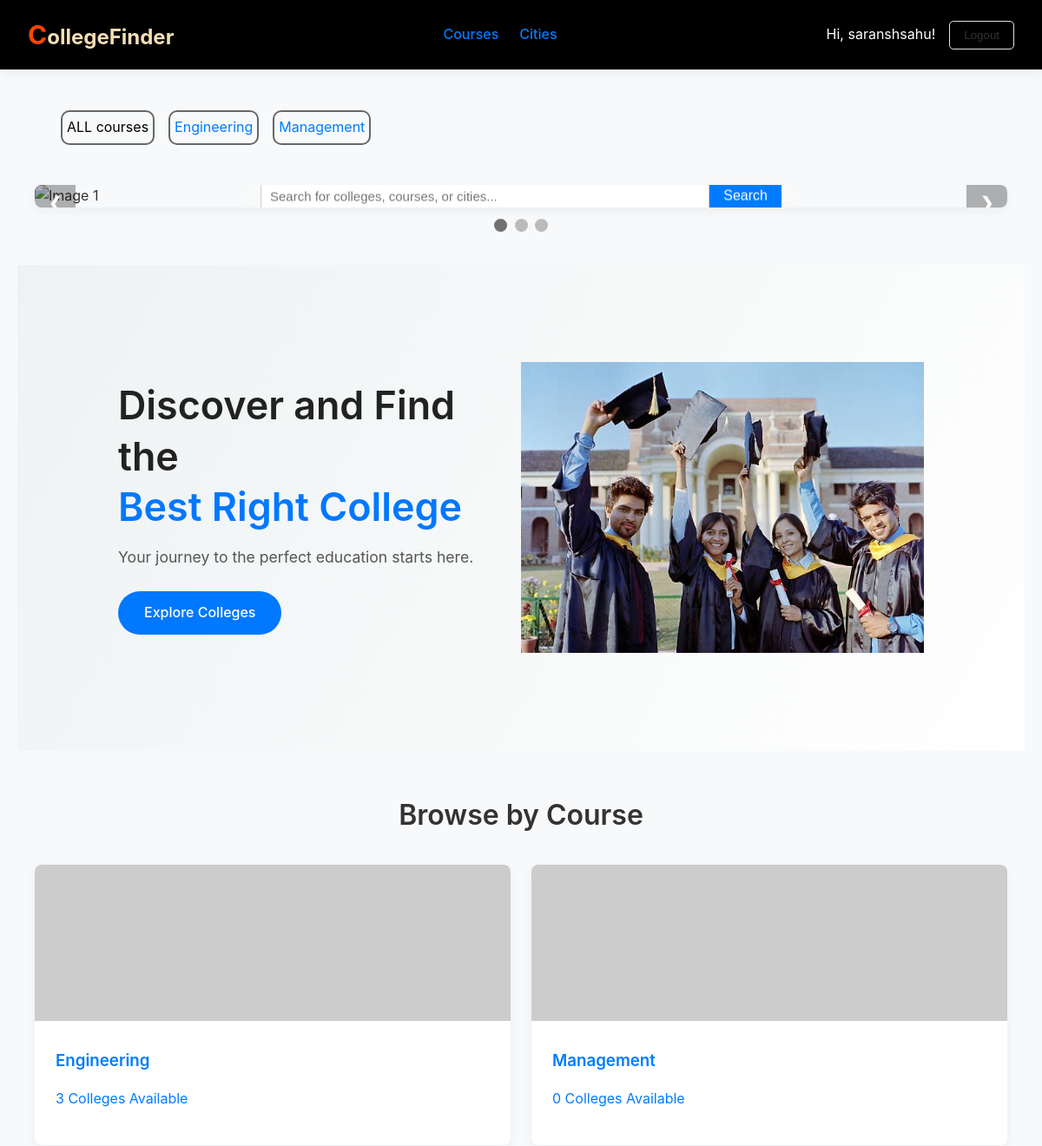
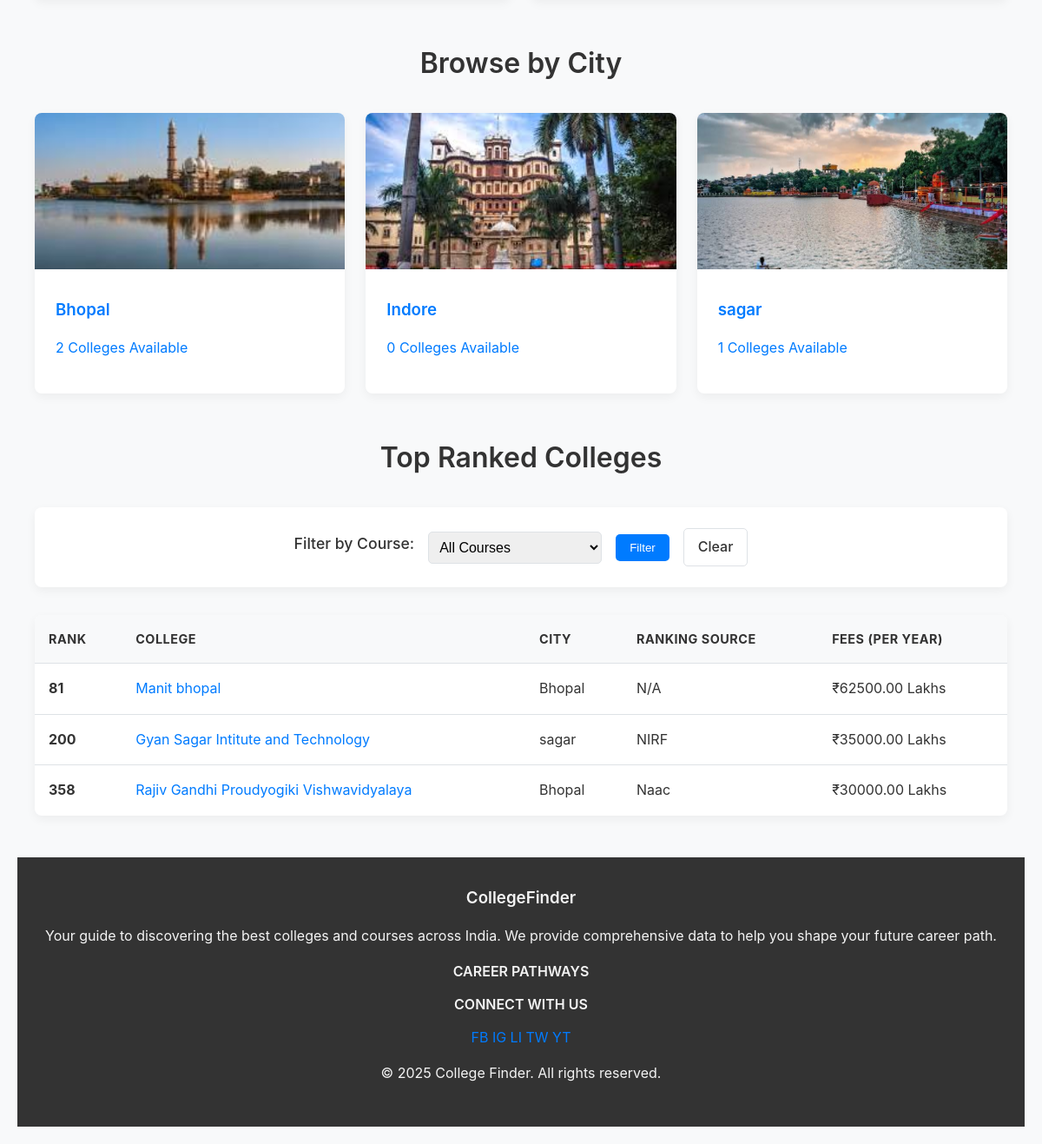
The app's page / (signed in) with its own data (2 pictures, top to bottom).
### colleges/models.py (models this page shows, shortened)
class Course(models.Model):
    name = models.CharField(max_length=100, unique=True)
    duration_in_years = models.CharField(max_length=20) # e.g., "3 Years", "4 Years"
    average_fees = models.DecimalField(max_digits=10, decimal_places=2, help_text="Average fees in Lakhs (e.g., 5.50)")
    description = models.TextField(blank=True, null=True)

class City(models.Model):
    name = models.CharField(max_length=100, unique=True)
    image = models.ImageField(upload_to='city_images/', null=True, blank=True)
    class Meta:
        verbose_name_plural = "Cities"

class College(models.Model):
    COLLEGE_TYPE_CHOICES = [
        ('GOVT', 'Government'),
        ('PVT', 'Private'),
        ('SEMI', 'Semi-Government'),
    ]
    name = models.CharField(max_length=255)
    city = models.ForeignKey(City, on_delete=models.CASCADE, related_name='colleges')
    rank = models.PositiveIntegerField(null=True, blank=True, help_text="NIRF or other ranking")
    rank_source = models.CharField(max_length=100, null=True, blank=True, help_text="e.g., NIRF, India Today, Outlook")
    courses = models.ManyToManyField(Course, related_name='colleges')
    fees_per_year = models.DecimalField(max_digits=10, decimal_places=2, help_text="Fees in Lakhs (e.g., 2.2)")
    image = models.ImageField(upload_to='college_images/', null=True, blank=True)
    area = models.CharField(max_length=150, blank=True, null=True, help_text="e.g., 'South Delhi'")
    college_type = models.CharField(max_length=4, choices=COLLEGE_TYPE_CHOICES, default='PVT')
    description = models.TextField(blank=True, null=True, help_text="A detailed description of the college")
    COLLEGE_TYPE_CHOICES = [
        ('GOVT', 'Government'),
        ('PVT', 'Private'),
        ('SEMI', 'Semi-Government'),
    ]
    name = models.CharField(max_length=255)
    city = models.ForeignKey(City, on_delete=models.CASCADE, related_name='colleges')
    rank = models.PositiveIntegerField(null=True, blank=True, help_text="NIRF or other ranking")
    courses = models.ManyToManyField(Course, related_name='colleges')
    fees_per_year = models.DecimalField(max_digits=10, decimal_places=2, help_text="Fees in Lakhs (e.g., 2.2)")
    image = models.ImageField(upload_to='college_images/', null=True, blank=True)
    area = models.CharField(max_length=150, blank=True, null=True, help_text="e.g., 'South Delhi'")
    college_type = models.CharField(max_length=4, choices=COLLEGE_TYPE_CHOICES, default='PVT')
    description = models.TextField(blank=True, null=True, help_text="A detailed description of the college")

### colleges/views.py (the view)
# urls.py: path('', views.home_view, name='home'),
@login_required # Add this line
def home_view(request):
    selected_course_id = request.GET.get('course_filter')
    college_list = College.objects.filter(rank__isnull=False)
    if selected_course_id:
        college_list = college_list.filter(courses__id=selected_course_id)
    top_colleges = college_list.order_by('rank')[:10]
    courses_for_cards = Course.objects.all()[:6]
    all_courses_for_filter = Course.objects.all()
    cities = City.objects.all()
    context = {
        'courses': courses_for_cards,
        'cities': cities,
        'top_colleges': top_colleges,
        'all_courses': all_courses_for_filter,
        'selected_course_id': selected_course_id,
    }
    return render(request, 'index.html', context)

### templates/index.html (shortened to what this page needs)
{% extends 'base.html' %}
{% load static %}
{% block content %}
<div class="course-box">
            <ul class="course-list">
                <li>
                    <div class="course-item">ALL courses</div>
                </li>
                {% for course in courses %}
                <li>
                   <div style="--animation-order: {{ forloop.counter }};" class="course-item">
                    <a href="{% url 'course_detail' course.id %}" class="course-list-item">
                        {{ course.name }}
                    </a>
                </div>
                </li>
                {% endfor %}
            </ul>
        </div>
        <div class="container">
            <div class="slider-container">
            <form class="overlay-content" action="{% url 'search' %}" method="GET">
                <input type="text" name="q" placeholder="Search for colleges, courses, or cities..." required>
                <button type="submit" class="btn btn-primary">Search</button>
            </form>
            <div class="slide fade">
                <img src="https://encrypted-tbn0.gstatic.com/images?q=tbn:ANd9GcTuivd8QIQ88bACJxgDSs0BNPipd-0l1dKBdg&s" alt="Image 1" style="width:100%">
            </div>
            <a class="prev" onclick="plusSlides(-1)">&#10094;</a>
            <a class="next" onclick="plusSlides(1)">&#10095;</a>
        </div>
        <div class="dots-container">
            <span class="dot" onclick="currentSlide(1)"></span>
            <span class="dot" onclick="currentSlide(2)"></span>
            <span class="dot" onclick="currentSlide(3)"></span>
        </div>
    </div>
    <section class="hero-section">
  <div class="hero-left">
    <div class="hero-content">
      <h1>Discover and Find the <br> <span>Best Right College</span></h1>
      <p>Your journey to the perfect education starts here.</p>
      <a href="#courses" class="btn btn-primary hero-explore-btn">Explore Colleges</a>
    </div>
  </div>
  <div class="hero-right" data-speed="0.9">
    <img src="{% static 'collegewithgraduation.jpg' %}" alt="College" class="hero-img">
  </div>
</section>
    <section id="courses" class="container">
        <h2 class="section-heading">Browse by Course</h2>
        <div class="grid-container">
            {% for course in courses %}
            <a href="{% url 'course_detail' course.id %}" class="category-card">
                <img src="https://via.placeholder.com/300x180/007bff/fff?text={{ course.name }}" alt="{{ course.name }}" class="category-card-image">
                <div class="category-card-content">
                    <h3>{{ course.name }}</h3>
                    <p>{{ course.colleges.count }} Colleges Available</p>
                </div>
            </a>
            {% empty %}
            <p>No courses available yet. Check back soon!</p>
            {% endfor %}
        </div>
    </section>
    <section id="cities" class="container">
        <h2 class="section-heading">Browse by City</h2>
        <div class="grid-container">
            {% for city in cities %}
            <a href="{% url 'city_colleges' city.id %}" class="category-card">
                {% if city.image %}
                <img src="{{ city.image.url }}" alt="{{ city.name }}" class="category-card-image">
                {% else %}
                <img src="https://via.placeholder.com/300x180/5a6268/fff?text={{ city.name }}" alt="{{ city.name }}" class="category-card-image">
                {% endif %}
                <div class="category-card-content">
                    <h3>{{ city.name }}</h3>
                    <p>{{ city.colleges.count }} Colleges Available</p>
                </div>
            </a>
            {% empty %}
            <p>No cities available yet. Check back soon!</p>
            {% endfor %}
        </div>
    </section>
    <section id="top-colleges" class="container top-colleges-section">
        <h2 class="section-heading">Top Ranked Colleges</h2>
        <div class="course-filter-bar">
            <form method="GET" action="#top-colleges"> <label for="course_filter">Filter by Course:</label>
                <select name="course_filter" id="course_filter">
                    <option value="">All Courses</option>
                </select>
                <button type="submit" class="btn btn-primary">Filter</button>
                <a href="{% url 'home' %}#top-colleges" class="btn btn-secondary">Clear</a>
            </form>
        </div>
        <div class="table-container">
            <table>
                <thead>
                    <tr>
                        <th>Rank</th>
                        <th>College</th>
                        <th>City</th>
                        <th>Ranking Source</th>
                        <th>Fees (Per Year)</th>
                    </tr>
                </thead>
                <tbody>
                    {% for college in top_colleges %}
                    <tr>
                        <td><strong>{{ college.rank }}</strong></td>
                        <td><a href="{% url 'college_detail' college.id %}">{{ college.name }}</a></td>
                        <td>{{ college.city.name }}</td>
                        <td>{{ college.rank_source|default:"N/A" }}</td>
                        <td>₹{{ college.fees_per_year }} Lakhs</td>
                    </tr>
                    {% empty %}
                    <tr>
                        <td colspan="5" style="text-align: center;">
                            No ranked colleges found matching your criteria.
                        </td>
                    </tr>
                    {% endfor %}
                </tbody>
            </table>
        </div>
    </section>
{% endblock %}

### templates/base.html (shortened to what this page needs)
{% load static %}
<!DOCTYPE html>
<html lang="en">
<head>
    <link rel="stylesheet" href="{% static 'style.css' %}">
</head>
<body>
    <nav class="navbar">
        <div class="nav-container">
            <div class="nav-logo">
                <a href="{% url 'home' %}">CollegeFinder</a>
            </div>
            <ul class="nav-menu">
                <li><a href="{% url 'home' %}#courses">Courses</a></li>
                <li><a href="{% url 'home' %}#cities">Cities</a></li>
                </ul>
            <div class="nav-auth">
                {% if user.is_authenticated %}
                    <span>Hi, {{ user.username }}!</span>
                    <form method="post" action="{% url 'logout' %}" style="display: inline;">
                        <button type="submit" class="btn btn-secondary">Logout</button>
                    </form>
                {% else %}
                    <a href="{% url 'login' %}" class="btn btn-secondary">Login</a>
                    <a href="{% url 'signup' %}" class="btn btn-primary">Sign Up</a>
                {% endif %}
            </div>
        </div>
    </nav>
    <section class="course-box-container container">
    <main>
        {% block content %}{% endblock %}
    </main>
    <footer class="footer">
        <div class="footer-container">
            <div class="footer-section footer-about">
                <h3 class="footer-logo">CollegeFinder</h3>
                <p>Your guide to discovering the best colleges and courses across India. We provide comprehensive data to help you shape your future career path.</p>
            </div>
            <div class="footer-section footer-courses">
                <h4>CAREER PATHWAYS</h4>
            </div>
            <div class="footer-section footer-social">
                <h4>CONNECT WITH US</h4>
                <div class="social-icons">
                    <a href="#" target="_blank" title="Facebook"> FB</a>
                    <a href="#" target="_blank" title="Instagram"> IG</a>
                    <a href="#" target="_blank" title="LinkedIn"> LI</a>
                    <a href="#" target="_blank" title="Twitter"> TW</a>
                    <a href="#" target="_blank" title="YouTube"> YT</a>
                </div>
            </div>
        </div>
        <div class="footer-bottom">
            <p>&copy; 2025 College Finder. All rights reserved.</p>
        </div>
    </footer>
</body>
</html>

### records on screen
Course: name "Engineering", colleges.count "3"
Course: name "Management", colleges.count "0"
City: image (picture), name "Bhopal", colleges.count "2"
City: image (picture), name "Indore", colleges.count "0"
City: image (picture), name "sagar", colleges.count "1"
College: rank "81", name "Manit bhopal", city.name "Bhopal", rank_source "N/A", fees_per_year "62500.00"
College: rank "200", name "Gyan Sagar Intitute and Technology", city.name "sagar", rank_source "NIRF", fees_per_year "35000.00"
College: rank "358", name "Rajiv Gandhi Proudyogiki Vishwavidyalaya", city.name "Bhopal", rank_source "Naac", fees_per_year "30000.00"

### other values on screen
{{ user.username }} "saranshsahu"
